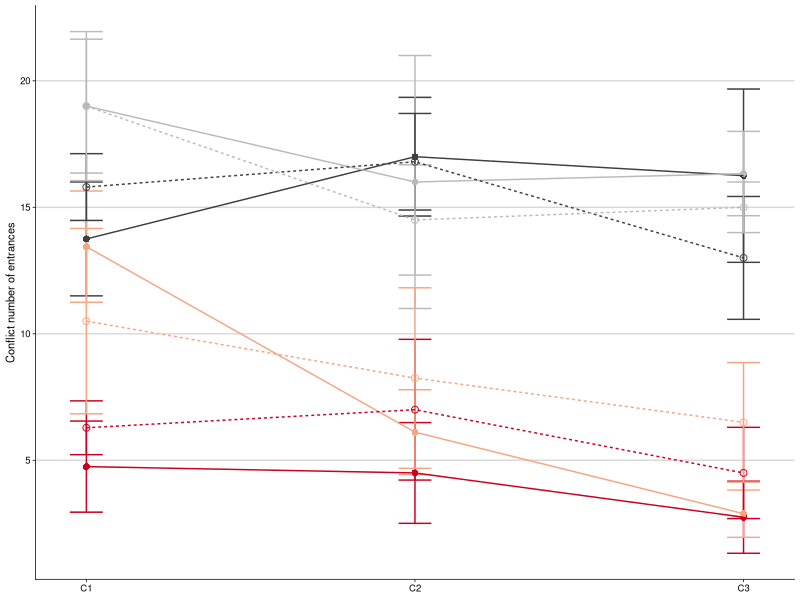
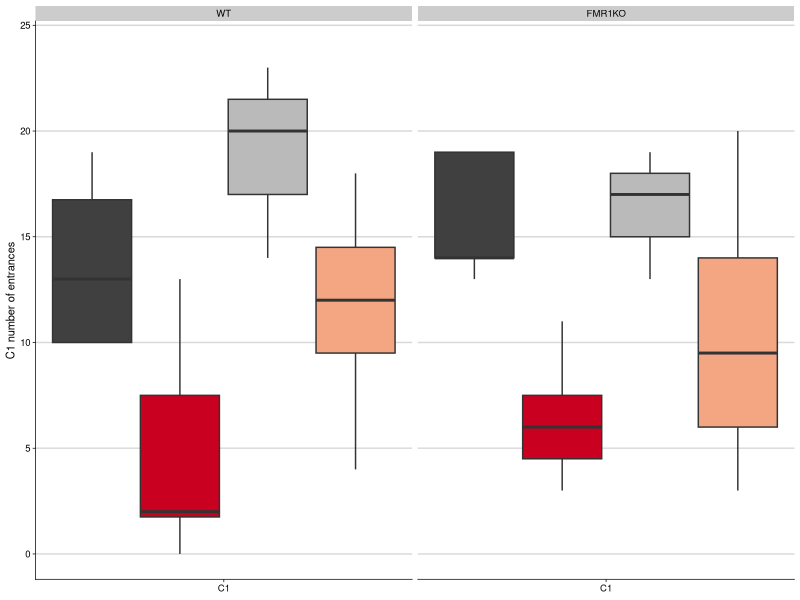
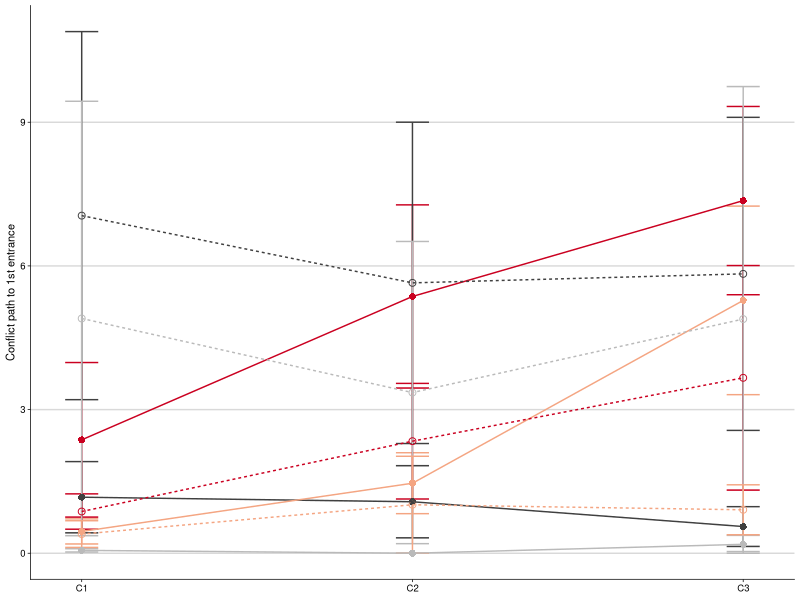
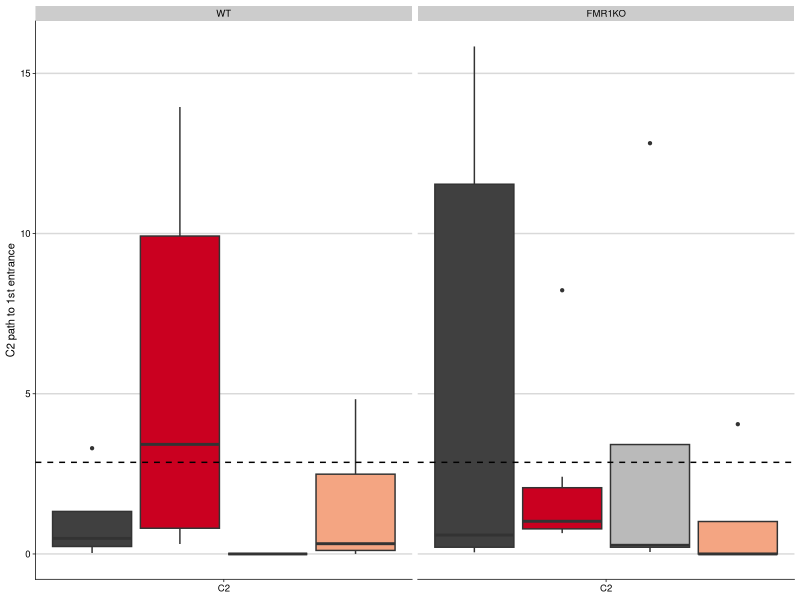
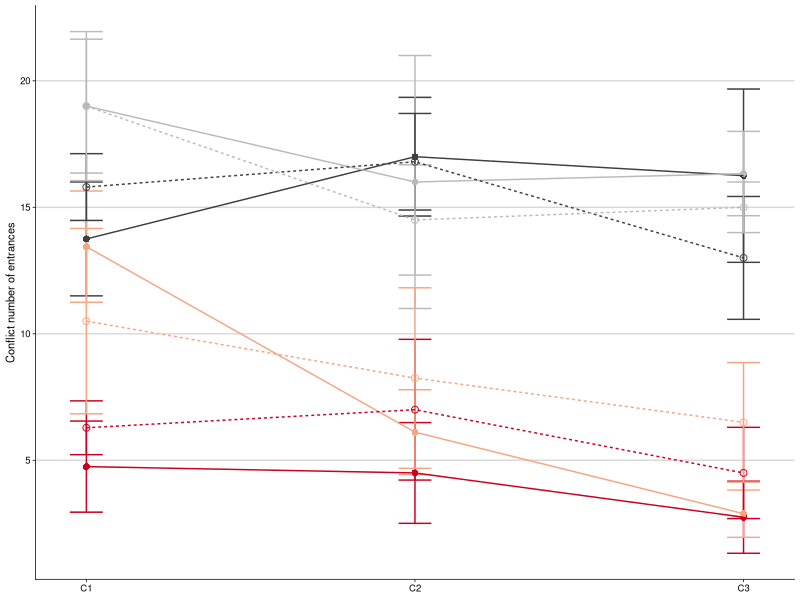
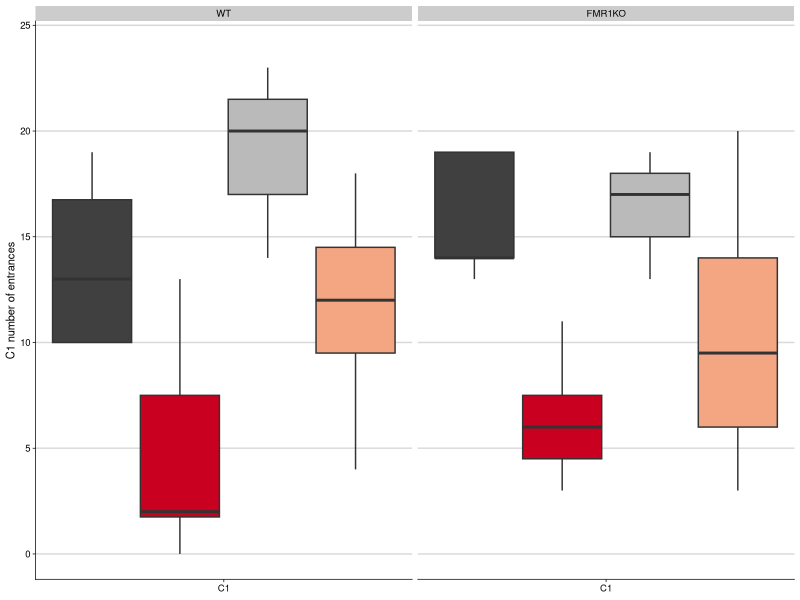
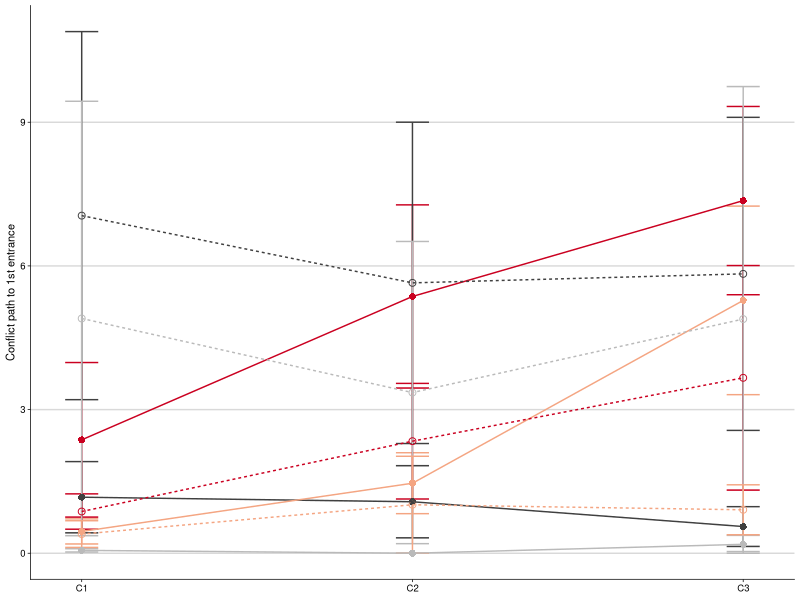
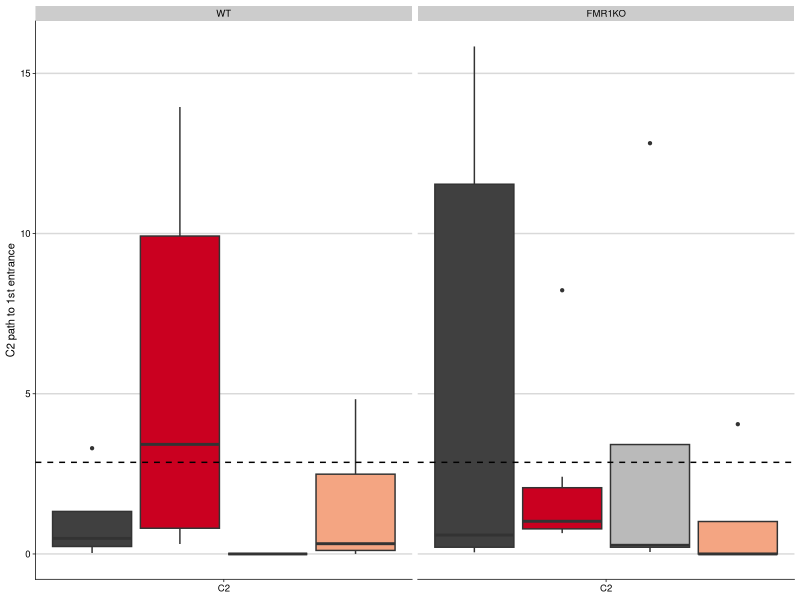

Here is the R script that generated these plots, in order:
## ---- chunk 1
library(dplyr) # for subsetting data 
library(car) # for fancy ANOVA
library(ggplot2) # for plotting
library(cowplot) # for "easier"" ggplot themes

knitr::opts_chunk$set(fig.path = '../figures/01_behavior/')

colorvalAPA2 <-  c( "#404040","#ca0020", "#bababa", "#f4a582")
## ---- chunk 2
behavior <- read.csv("../results/behaviordata.csv", header = T)
behavior$APA2 <- factor(behavior$APA2, levels = c("yoked-consistent","consistent", "yoked-conflict","conflict")) ## relevel then rename factors treatment
behavior$Genotype <- factor(behavior$Genotype, levels = c("WT","FMR1KO")) # relevel genotype

PathNum <- read.csv("../results/behaviordatasummary.csv", header = T)
PathNum$APA2 <- factor(PathNum$APA2, levels = c("yoked-consistent","consistent", "yoked-conflict","conflict")) ## relevel then rename factors treatment
PathNum$Genotype <- factor(PathNum$Genotype, levels = c("WT","FMR1KO")) # relevel genotype

## ---- chunk 3
conflictnum <- PathNum  %>% 
  filter(TrainSessionComboNum %in% c("6", "7", "8")) %>% 
  filter(measure == "Number of Entrances") %>% 
  #filter(Genotype == "WT") %>% 
  ggplot(aes(x=, TrainSessionComboNum, y=m, color=APA2, shape=Genotype)) + 
    geom_errorbar(aes(ymin=m-se, ymax=m+se), width=.1) +
    geom_point(size = 2) +
   geom_line(aes(linetype=Genotype, colour=APA2)) +
   scale_y_continuous(name= "Conflict number of entrances") +
    scale_x_continuous(name=NULL, 
                       breaks = c(1, 2, 3, 4, 5, 6, 7, 8, 9),
                       labels = c( "Pre.", "T1", "T2", "T3",
                                   "Retest", "C1", "C2","C3", 
                                   "Reten.")) +
  theme_cowplot(font_size = 8, line_size = 0.25) +
  background_grid(major = "y", minor = "none") +
  scale_color_manual(values = colorvalAPA2)  +
  theme(legend.title=element_blank()) +
  theme(legend.position="none") +
  scale_shape_manual(values=c(16,1)) 
conflictnum

pdf(file="../figures/01_behavior/conflictnum.pdf", width=1.5, height=2)
plot(conflictnum)
dev.off()
## ---- chunk 4
conflict6 <- behavior %>%
    filter(TrainSessionComboNum %in% c("6")) %>% 
  ggplot(aes(x = as.numeric(TrainSessionComboNum), y = NumEntrances, fill=APA2)) +
  geom_boxplot(outlier.size=0.8, lwd=0.5) +
  facet_wrap(~Genotype) +
  scale_fill_manual(values = colorvalAPA2) +  
 scale_x_continuous(name=NULL, 
                       breaks = c(6),
                       labels = c("C1")) +
   scale_y_continuous(name = "C1 number of entrances",
                      limits = c(0,24)) +
    #geom_hline(yintercept=c(16.6875), color="black", linetype = "dashed" ) + 
    #  geom_hline(yintercept=c(8.75), color="red", linetype = "dashed" ) + 
  theme_cowplot(font_size = 8, line_size = 0.25) + 
  theme(legend.position="none") +
    background_grid(major = "y", minor = "none") 
conflict6

pdf(file="../figures/01_behavior/conflict6.pdf", width=1.75, height=1.9)
plot(conflict6)
dev.off()
## ---- chunk 5
conflictpath <- PathNum  %>% 
  filter(TrainSessionComboNum %in% c("6", "7", "8")) %>% 
  filter(measure == "Path to the 1st Entrance") %>% 
  #filter(Genotype == "WT") %>% 
  ggplot(aes(x=, TrainSessionComboNum, y=m, color=APA2, shape=Genotype)) + 
    geom_errorbar(aes(ymin=m-se, ymax=m+se), width=.1) +
    geom_point(size = 2) +
   geom_line(aes(linetype=Genotype, colour=APA2)) +
   scale_y_continuous(name= "Conflict path to 1st entrance") +
    scale_x_continuous(name=NULL, 
                       breaks = c(1, 2, 3, 4, 5, 6, 7, 8, 9),
                       labels = c( "Pre.", "T1", "T2", "T3",
                                   "Retest", "C1", "C2","C3", 
                                   "Reten.")) +
  theme_cowplot(font_size = 8, line_size = 0.25) +
  background_grid(major = "y", minor = "none") +
  scale_color_manual(values = colorvalAPA2)  +
  theme(legend.title=element_blank()) +
  theme(legend.position="none") +
  scale_shape_manual(values=c(16,1)) 
conflictpath

pdf(file="../figures/01_behavior/conflictpath.pdf", width=1.5, height=2)
plot(conflictpath)
dev.off()
## ---- chunk 6

conflict7 <- behavior %>%
    filter(TrainSessionComboNum %in% c("7")) %>% 
  ggplot(aes(x = as.numeric(TrainSessionComboNum), y = Path1stEntr, fill=APA2)) +
  geom_boxplot(outlier.size=0.8, lwd=0.5) +
  facet_wrap(~Genotype) +
  scale_fill_manual(values = colorvalAPA2) +  
 scale_x_continuous(name=NULL, 
                       breaks = c(7),
                       labels = c("C2")) +
   scale_y_continuous(name = "C2 path to 1st entrance") +
    geom_hline(yintercept=c(2.859524), color="black" , linetype = "dashed") + 
  theme_cowplot(font_size = 8, line_size = 0.25) + 
  theme(legend.position="none") +
    background_grid(major = "y", minor = "none") 
conflict7

pdf(file="../figures/01_behavior/conflict7.pdf", width=1.75, height=1.9)
plot(conflict7)
dev.off()
## ---- chunk 7
## conflict
PathNumStats <- behavior  %>% 
  filter(TrainSessionComboNum == "6") 
Anova(lm(data = PathNumStats, NumEntrances ~ Genotype * APA2 ), type = 3)
summary(aov(NumEntrances ~  APA2 * Genotype, data=PathNumStats))
TukeyHSD(aov(NumEntrances~  APA2 * Genotype, data=PathNumStats))
mean(PathNumStats$NumEntrances)

PathNumStats <- behavior  %>% 
  filter(TrainSessionComboNum == "6",
         APA2 %in% c("yoked-consistent", "yoked-conflict")) 
mean(PathNumStats$NumEntrances)

PathNumStats <- behavior  %>% 
  filter(TrainSessionComboNum == "6",
         APA2 %in% c("consistent", "conflict")) 
mean(PathNumStats$NumEntrances)

PathNumStats <- behavior  %>% 
  filter(TrainSessionComboNum == "7") 
Anova(lm(data = PathNumStats, Path1stEntr ~ Genotype * APA2 ), type = 3)
summary(aov(Path1stEntr~  APA2 * Genotype, data=PathNumStats))
TukeyHSD(aov(Path1stEntr~  APA2 * Genotype, data=PathNumStats))
mean(PathNumStats$Path1stEntr)

PathNumStats <- behavior  %>% 
  filter(TrainSessionComboNum == "7",
         Genotype == "WT")
Anova(lm(data = PathNumStats, Path1stEntr ~  APA2 ), type = 3)
summary(aov(Path1stEntr~  APA2, data=PathNumStats))
TukeyHSD(aov(Path1stEntr~  APA2, data=PathNumStats))

PathNumStats <- behavior  %>% 
  filter(TrainSessionComboNum == "7",
         Genotype != "WT")
Anova(lm(data = PathNumStats, Path1stEntr ~  APA2 ), type = 3)
summary(aov(Path1stEntr~  APA2, data=PathNumStats))
TukeyHSD(aov(Path1stEntr~  APA2, data=PathNumStats))
